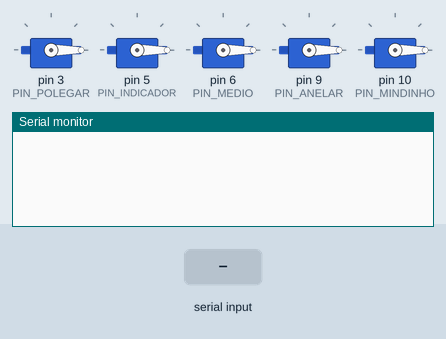
Recording of a sketch running on a simulated Arduino Uno, built with avr-gcc and run on an emulated ATmega328P. Parts: 5 × servo, the last lines printed to the serial monitor. Inputs (shaded band) come from the test bench.

Above: at 1.2 s.
1.3 s: "90 45\n" received over Serial
At 2.2 s:
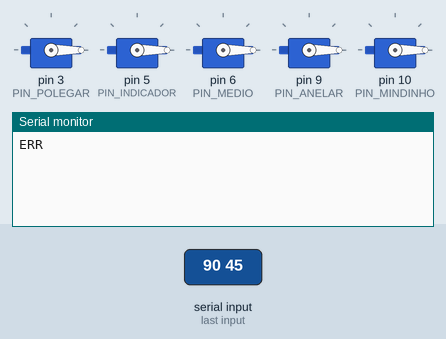
2.8 s: "P90\n" received over Serial
At 3.3 s:
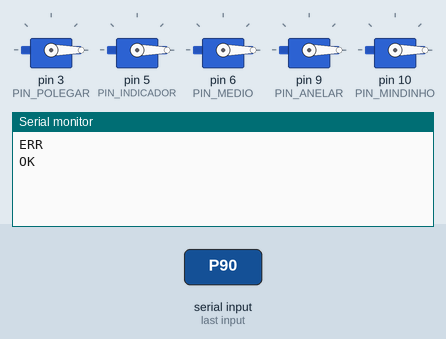

The sketch:

rps_hand_firmware_180.ino
```cpp
/*
 * Mao Robotica Pedra-Papel-Tesoura - Firmware Arduino Uno
 * Variante para servos SG90 POSICIONAIS comuns (180 graus).
 * Para servo de rotacao continua (360 graus), use o outro sketch:
 * firmware/rps_hand_firmware_360/rps_hand_firmware_360.ino
 *
 * Recebe comandos via serial (115200 bps, texto terminado em '\n') enviados
 * pela pagina web (Web Serial API) e move 5 servos SG90, um por dedo.
 *
 * Servo posicional segura o angulo escrito (0-180) -- diferente do de
 * rotacao continua, aqui o valor recebido JA E a posicao final do dedo,
 * sem pulso cronometrado.
 *
 * Protocolo:
 *   P                          -> responde "OK" (ping / teste de presenca)
 *   Z a0,a1,a2,a3,a4           -> vai para a posicao "zero" (angulos 0-180)
 *   M a0,a1,a2,a3,a4           -> vai para os angulos finais do gesto (0-180)
 * Ordem dos angulos: polegar, indicador, medio, anelar, mindinho.
 *
 * Posicao inicial: ao ligar (ou ao resetar quando o navegador abre a porta
 * serial), o firmware move sozinho para ANGULO_ZERO_PADRAO (chute de
 * "aberto" antes de a pagina conectar). Assim que a pagina conecta, ela
 * reenvia "Z" com o angulo de zero calibrado de verdade (aba Calibracao),
 * corrigindo qualquer imprecisao desse chute inicial.
 *
 * Alimentacao: servos em fonte externa 5V (NAO usar o 5V do Arduino para os
 * 5 servos), com GND comum entre a fonte externa e o Arduino.
 */

#include <Servo.h>

const uint8_t PIN_POLEGAR   = 3;
const uint8_t PIN_INDICADOR = 5;
const uint8_t PIN_MEDIO     = 6;
const uint8_t PIN_ANELAR    = 9;
const uint8_t PIN_MINDINHO  = 10;

const uint8_t ANGULO_ZERO_PADRAO = 0; // chute de posicao "aberta" ao ligar, antes de a pagina conectar

Servo servoPolegar;
Servo servoIndicador;
Servo servoMedio;
Servo servoAnelar;
Servo servoMindinho;

String linhaSerial;

void setup() {
  Serial.begin(115200);

  servoPolegar.attach(PIN_POLEGAR);
  servoIndicador.attach(PIN_INDICADOR);
  servoMedio.attach(PIN_MEDIO);
  servoAnelar.attach(PIN_ANELAR);
  servoMindinho.attach(PIN_MINDINHO);

  moverServos(ANGULO_ZERO_PADRAO, ANGULO_ZERO_PADRAO, ANGULO_ZERO_PADRAO,
              ANGULO_ZERO_PADRAO, ANGULO_ZERO_PADRAO);

  linhaSerial.reserve(64);
}

void loop() {
  while (Serial.available() > 0) {
    char c = (char)Serial.read();
    if (c == '\n') {
      processarComando(linhaSerial);
      linhaSerial = "";
    } else if (c != '\r') {
      linhaSerial += c;
    }
  }
}

void processarComando(const String &linha) {
  if (linha.length() == 0) {
    return;
  }

  char comando = linha.charAt(0);

  if (comando == 'P') {
    Serial.println("OK");
    return;
  }

  if (comando == 'Z' || comando == 'M') {
    int angulos[5];
    if (extrairCincoAngulos(linha, angulos)) {
      moverServos(angulos[0], angulos[1], angulos[2], angulos[3], angulos[4]);
      Serial.println("OK");
    } else {
      Serial.println("ERR");
    }
    return;
  }

  Serial.println("ERR");
}

// Espera algo como "M 10,20,30,40,50" (a partir do indice 1, pulando o espaco)
bool extrairCincoAngulos(const String &linha, int angulos[5]) {
  int inicioNumeros = linha.indexOf(' ');
  if (inicioNumeros < 0) {
    return false;
  }

  String valores = linha.substring(inicioNumeros + 1);
  int indiceAtual = 0;

  for (int i = 0; i < 5; i++) {
    int virgula = valores.indexOf(',', indiceAtual);
    String token = (i < 4)
      ? valores.substring(indiceAtual, virgula)
      : valores.substring(indiceAtual);

    if (i < 4 && virgula < 0) {
      return false;
    }

    token.trim();
    if (token.length() == 0) {
      return false;
    }

    angulos[i] = constrain(token.toInt(), 0, 180);
    indiceAtual = virgula + 1;
  }

  return true;
}

void moverServos(int aPolegar, int aIndicador, int aMedio, int aAnelar, int aMindinho) {
  servoPolegar.write(aPolegar);
  servoIndicador.write(aIndicador);
  servoMedio.write(aMedio);
  servoAnelar.write(aAnelar);
  servoMindinho.write(aMindinho);
}
```

Measured:
- after the input at 1.3 s, the serial monitor: prints a new line at once (image 1)
- after the input at 2.8 s, the serial monitor: prints a new line at once (image 2)
